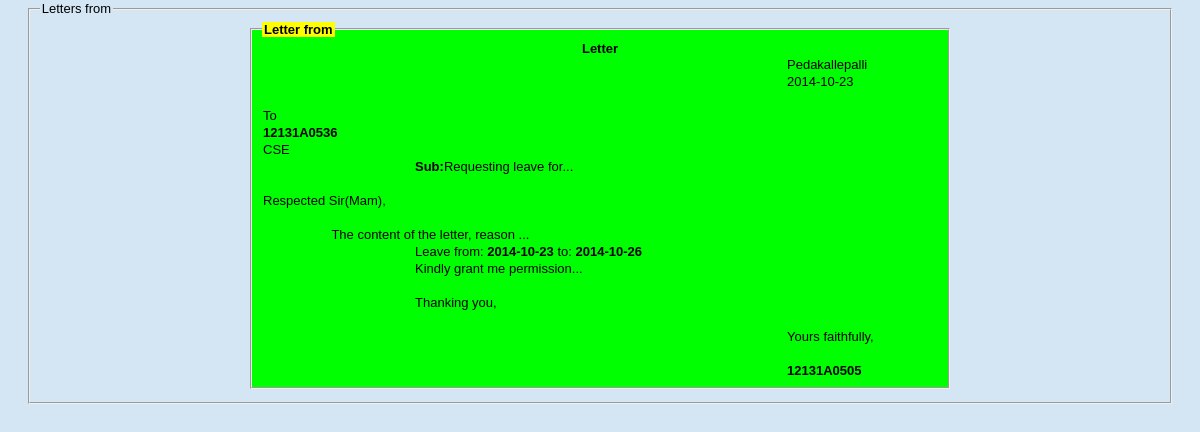
The app's page /viewletter.php?id=2 with its own data.
### tables this page shows
CREATE TABLE IF NOT EXISTS `letter` (
  `sno` int(200) NOT NULL AUTO_INCREMENT,
  `uid` varchar(10) NOT NULL,
  `place` varchar(20) NOT NULL DEFAULT 'Madhurawada',
  `date` date NOT NULL,
  `letterto` varchar(20) NOT NULL,
  `dept` varchar(5) NOT NULL,
  `subject` varchar(200) NOT NULL DEFAULT 'Requesting Leave',
  `content` varchar(2000) NOT NULL,
  `fromdate` date NOT NULL,
  `todate` date NOT NULL,
  `request` varchar(200) NOT NULL DEFAULT 'Kindly grant me leave',
  `status` int(5) NOT NULL DEFAULT '0',
  PRIMARY KEY (`sno`)
);

### viewletter.php (the view, shortened to what this page needs)
<?php include("includes/header.php"); ?>
<?php $message = "";
if($_GET['link']=="inbox"){
	$uid = $_SESSION['user_id'];
	$uname = $_SESSION['username'];
	$heading = "to ". $uname;
	$id = "uid";
	$page = $_GET['link'];
	}
	else{
		$uname = $_SESSION['username'];
		$heading = "from ". $uname;
		}
 ?>
<table id="structure">
<tr>
<td id="page" align="center">
<fieldset>
<legend>Letters <?php echo $heading; ?></legend>
<table>
<?php
$query = mysql_query("select * from letter where sno = '{$_GET['id']}'");
if(!$query){
	$message = "No Letters found..!";
	}
else {
	while($q = mysql_fetch_array($query)){
		$status = $q['status'];
		if($status == "1")
			$color = 'green';
		 else $color = 'red';
		echo '<tr><td align="center"><fieldset id="'.$color.'"><legend style="background-color:#FF0"><strong>Letter '.$heading.' </strong></legend><table width="100%" height="100%" border="0"><caption><strong>Letter</strong></caption><tr><td width="150">&nbsp;</td><td width="370">&nbsp;</td><td width="150">'.$q["place"].'</td></tr><tr><td>&nbsp;</td><td>&nbsp;</td><td>'.$q["date"].'</td></tr><tr><td>&nbsp;</td></tr><tr><td>To</td><td>&nbsp;</td><td>&nbsp;</td></tr><tr><td><strong>'.$q["letterto"].'</strong></td><td>&nbsp;</td><td>&nbsp;</td></tr><tr><td>'.$q["dept"].'</td><td>&nbsp;</td><td>&nbsp;</td></tr><tr><td>&nbsp;</td><td><strong>Sub:</strong>'.$q["subject"].'</td><td>&nbsp;</td></tr><tr><td>&nbsp;</td></tr><tr><td>Respected Sir(Mam),</td><td>&nbsp;</td><td>&nbsp;</td></tr><tr><td>&nbsp;</td></tr><tr><td colspan="3">&nbsp;&nbsp;&nbsp;&nbsp;&nbsp;&nbsp;&nbsp;&nbsp;&nbsp;&nbsp;&nbsp;&nbsp;&nbsp;&nbsp;&nbsp;&nbsp;&nbsp;&nbsp; '.$q["content"].'</td></tr><tr><td>&nbsp;</td>';
		?>
		<td> <?php if($q["fromdate"] != "0000-00-00" && $q["todate"] != "0000-00-00") echo 'Leave from: <strong>'.$q["fromdate"].'</strong> to: <strong>'.$q["todate"].'</strong>'; ?> </td>
		<?php
        echo '<td>&nbsp;</td></tr><tr><td>&nbsp;</td><td>'.$q["request"].'</td><td>&nbsp;</td></tr><tr><td>&nbsp;</td></tr><tr><td>&nbsp;</td><td>Thanking you,</td><td>&nbsp;</td></tr><tr><td>&nbsp;</td></tr><tr><td>&nbsp;</td><td>&nbsp;</td><td>Yours faithfully,</td></tr><tr><td>&nbsp;</td></tr><tr><td>&nbsp;</td><td>&nbsp;</td><td><strong>'.$q["uid"].'</strong></td></tr></table></fieldset></td></tr><tr><td>';
		}
	}
?>
<tr>
<td>
</td>
</tr>
</table>
</fieldset>
</td>
</tr>
</table>
<?php include("includes/footer.php"); ?>

### includes/header.php (shortened to what this page needs)
<html>
	<head>
		<link href="stylesheets/public.css" media="all" rel="stylesheet" type="text/css" />
		<link href="stylesheets/SpryAccordion.css" rel="stylesheet" type="text/css" />
<link href="SpryAssets/SpryTabbedPanels.css" rel="stylesheet" type="text/css">
	</head>
	<body>

### includes/footer.php (shortened to what this page needs)
    </body>
</html>

### stylesheets/public.css (style rules this page uses)
html { height: 100%; width: 100%; }
body { width: 100%; height: 100%; margin: 0px; padding: 0px; border: 0px; font-family: Verdana, Arial, Helvetica, sans-serif; background: #D4E6F4; font-size: 13px; line-height: 15px; }
table, tr, td { border-collapse: collapse; vertical-align: top; font-size: 13px; line-height: 15px; }
#structure { height: 100%; width: 100%; }
#green { background:#00FF00 }
#page { padding-left: 2em; padding-right: 2em; vertical-align: top; background: #0F9F9; }

### records on screen
letter: place "Pedakallepalli", date "2014-10-23", letterto "12131A0536", dept "CSE", subject "Requesting leave for...", content "The content of the letter, reason ...", fromdate "2014-10-23", todate "2014-10-26", request "Kindly grant me permission...", uid "12131A0505"

### other values on screen
$heading "from"
